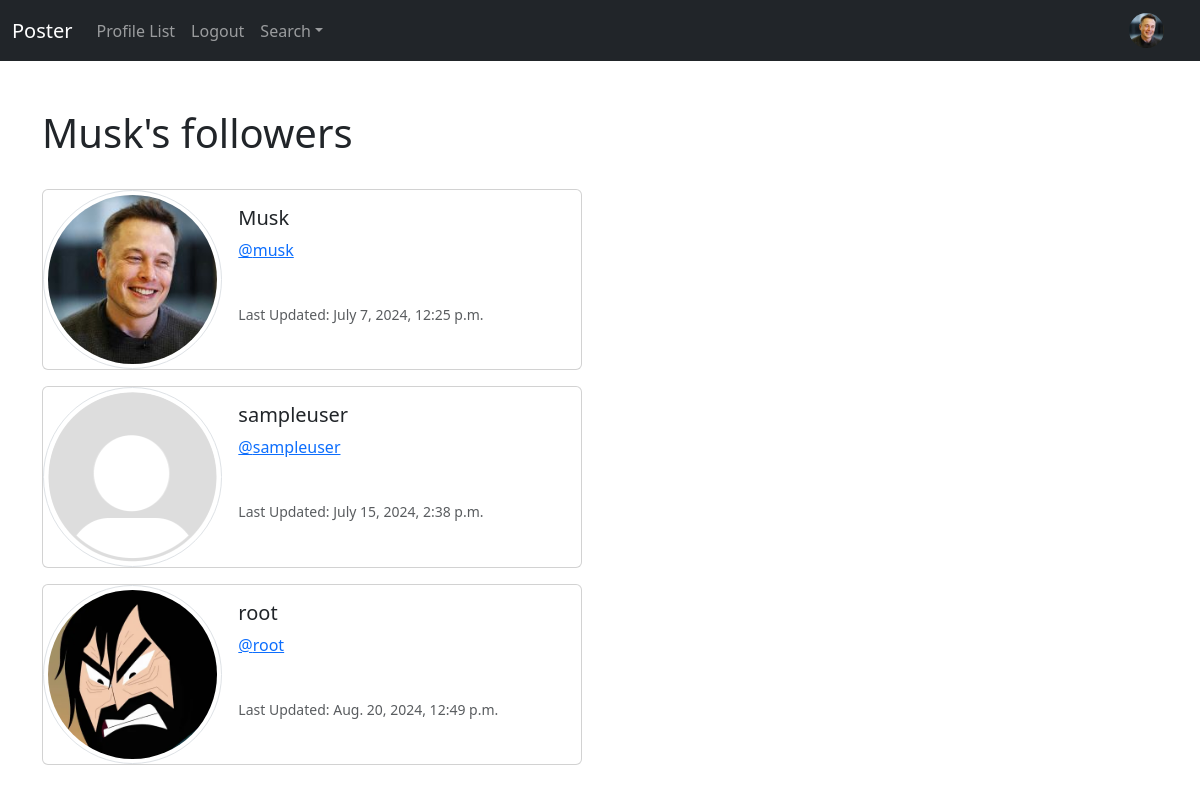
Page /profile_followers/5 (signed in) on the committed database.
### poster/models.py (models this page shows, shortened)
class Profile(models.Model):
    user = models.OneToOneField(User, on_delete=models.CASCADE)
    follows = models.ManyToManyField('self', related_name='followed_by', symmetrical=False, blank=True)
    date_modified = models.DateTimeField(User, auto_now=True)
    profile_image = models.ImageField(null=True, blank=True, upload_to='images/')
    profile_bio = models.CharField(null=True, blank=True, max_length=140)
    website_link = models.CharField(null=True, blank=True, max_length=2000)
    vk_link = models.CharField(null=True, blank=True, max_length=2000)

### poster/views.py (the view)
# urls.py: path('profile_followers/<int:pk>', views.profile_followers, name='profile_followers'),
def profile_followers(request, pk):
    if request.user.is_authenticated:
        if request.user.id == pk:
            profiles = Profile.objects.get(user_id=pk)
            return render(request, 'profile_followers.html', {'profiles': profiles})
    else:
        messages.success(request, 'You must be logged in to view this page.')
        return redirect('login')

### poster/templates/profile_followers.html (shortened to what this page needs)
{% extends  'base.html' %}
{% load static %}
{% block content %}
<h1>{{ request.user.username }}'s followers</h1>
<br/>
{% if profiles %}
    {% for profile in profiles.followed_by.all %}
    <div class="card mb-3" style="max-width: 540px;">
        <div class="row g-0">
            <div class="col-md-4">
                {% if profile.profile_image %}
                <img src="{{ profile.profile_image.url }}" width="200" height="200" class="img-thumbnail rounded-circle"
                     alt="{{ profile.user.username}}">
                {% else %}
                <img src="{% static 'images/default_pfp.png' %}" class="img-thumbnail rounded-circle" alt="Profile Image">
                {% endif %}
            </div>
            <div class="col-md-8">
                <div class="card-body">
                    <h5 class="card-title">{{ profile.user.username }}
                    </h5>
                    <p class="card-text"><a href="{% url 'profile' profile.user.id %}">@{{ profile.user.username|lower }}</a></p>
                    <br/>
                    <p class="card-text"><small class="text-body-secondary">Last Updated: {{ profile.date_modified }}</small></p>
                </div>
            </div>
        </div>
    </div>
    {% endfor %}
{% endif %}
{% endblock %}

### poster/templates/navbar.html (shortened to what this page needs)
{% load static %}
<nav class="navbar navbar-expand-lg navbar-dark bg-dark" xmlns="http://www.w3.org/1999/html">
  <div class="container-fluid">
    <a class="navbar-brand" href="{% url 'home' %}">Poster</a>
    <div class="collapse navbar-collapse" id="navbarSupportedContent">
      <ul class="navbar-nav me-auto mb-2 mb-lg-0">
        <li class="nav-item">
          <a class="nav-link" href="{% url 'profile_list' %}">Profile List</a>
        </li>
        {% if user.is_authenticated %}
          <li class="nav-item">
            <a class="nav-link" href="{% url 'logout' %}">Logout</a>
          </li>
        {% endif %}
        <li class="nav-item dropdown">
          <a class="nav-link dropdown-toggle" href="#" role="button" data-bs-toggle="dropdown" aria-expanded="false">Search</a>
        </li>
      </ul>
      {% if user.is_authenticated %}
        <ul class="navbar-nav ml-auto">
          <li class="nav-link navbar-brand">
            {% if user.profile.profile_image %}
              <a href="{% url 'profile' request.user.id %}"><img src="{{ user.profile.profile_image.url }}" class="rounded-circle" width="35"></a>
            {% else %}
              <a href="{% url 'profile' request.user.id %}"><img src="{% static 'images/default_pfp.png' %}" class="rounded-circle" width="35"></a>
            {% endif %}
          </li>
        </ul>
      {% endif %}
    </div>
  </div>
</nav>

### rows in the picture
Profile: profile_image (picture), user.username "Musk", user.username "musk", date_modified "July 7, 2024, 12:25 p.m."
Profile: user.username "sampleuser", date_modified "July 15, 2024, 2:38 p.m."
Profile: profile_image (picture), user.username "root", date_modified "Aug. 20, 2024, 12:49 p.m."

### other values in the picture
{{ request.user.username }} "Musk"
